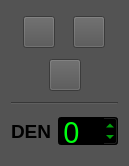
<?xml version="1.0" encoding="UTF-8"?>
<ui version="4.0">
 <class>AecControlWidget</class>
 <widget class="QWidget" name="AecControlWidget">
  <property name="geometry">
   <rect>
    <x>0</x>
    <y>0</y>
    <width>107</width>
    <height>166</height>
   </rect>
  </property>
  <property name="windowTitle">
   <string>Form</string>
  </property>
  <property name="styleSheet">
   <string notr="true">background-color: rgb(83, 83, 83);</string>
  </property>
  <layout class="QVBoxLayout" name="verticalLayout">
   <item>
    <layout class="QHBoxLayout" name="horizontalLayout_6">
     <item>
      <widget class="QPushButton" name="leftAecChamberBtn">
       <property name="minimumSize">
        <size>
         <width>32</width>
         <height>32</height>
        </size>
       </property>
       <property name="maximumSize">
        <size>
         <width>32</width>
         <height>32</height>
        </size>
       </property>
       <property name="text">
        <string/>
       </property>
       <property name="checkable">
        <bool>true</bool>
       </property>
      </widget>
     </item>
     <item>
      <widget class="QPushButton" name="rightAecChamberBtn">
       <property name="minimumSize">
        <size>
         <width>32</width>
         <height>32</height>
        </size>
       </property>
       <property name="maximumSize">
        <size>
         <width>32</width>
         <height>32</height>
        </size>
       </property>
       <property name="text">
        <string/>
       </property>
       <property name="checkable">
        <bool>true</bool>
       </property>
      </widget>
     </item>
    </layout>
   </item>
   <item>
    <layout class="QHBoxLayout" name="horizontalLayout_7">
     <item>
      <spacer name="horizontalSpacer">
       <property name="orientation">
        <enum>Qt::Horizontal</enum>
       </property>
       <property name="sizeHint" stdset="0">
        <size>
         <width>25</width>
         <height>20</height>
        </size>
       </property>
      </spacer>
     </item>
     <item>
      <widget class="QPushButton" name="downAecChamberBtn">
       <property name="minimumSize">
        <size>
         <width>32</width>
         <height>32</height>
        </size>
       </property>
       <property name="maximumSize">
        <size>
         <width>32</width>
         <height>32</height>
        </size>
       </property>
       <property name="text">
        <string/>
       </property>
       <property name="checkable">
        <bool>true</bool>
       </property>
      </widget>
     </item>
     <item>
      <spacer name="horizontalSpacer_2">
       <property name="orientation">
        <enum>Qt::Horizontal</enum>
       </property>
       <property name="sizeHint" stdset="0">
        <size>
         <width>25</width>
         <height>20</height>
        </size>
       </property>
      </spacer>
     </item>
    </layout>
   </item>
   <item>
    <widget class="Line" name="line">
     <property name="orientation">
      <enum>Qt::Horizontal</enum>
     </property>
    </widget>
   </item>
   <item>
    <layout class="QHBoxLayout" name="horizontalLayout_5">
     <item>
      <widget class="QLabel" name="denLbl">
       <property name="minimumSize">
        <size>
         <width>0</width>
         <height>30</height>
        </size>
       </property>
       <property name="maximumSize">
        <size>
         <width>16777215</width>
         <height>30</height>
        </size>
       </property>
       <property name="font">
        <font>
         <pointsize>14</pointsize>
         <bold>true</bold>
        </font>
       </property>
       <property name="text">
        <string>DEN</string>
       </property>
      </widget>
     </item>
     <item>
      <widget class="QSpinBox" name="aecDensitySpinBox">
       <property name="minimumSize">
        <size>
         <width>60</width>
         <height>30</height>
        </size>
       </property>
       <property name="maximumSize">
        <size>
         <width>60</width>
         <height>30</height>
        </size>
       </property>
       <property name="font">
        <font>
         <family>7-Segment</family>
         <pointsize>22</pointsize>
        </font>
       </property>
       <property name="styleSheet">
        <string notr="true">background-color: rgb(0, 0, 0);
color: rgb(0, 255, 17);</string>
       </property>
       <property name="minimum">
        <number>-5</number>
       </property>
       <property name="maximum">
        <number>5</number>
       </property>
       <property name="value">
        <number>0</number>
       </property>
      </widget>
     </item>
     <item>
      <spacer name="horizontalSpacer_3">
       <property name="orientation">
        <enum>Qt::Horizontal</enum>
       </property>
       <property name="sizeHint" stdset="0">
        <size>
         <width>40</width>
         <height>20</height>
        </size>
       </property>
      </spacer>
     </item>
    </layout>
   </item>
  </layout>
 </widget>
 <resources/>
 <connections/>
</ui>
